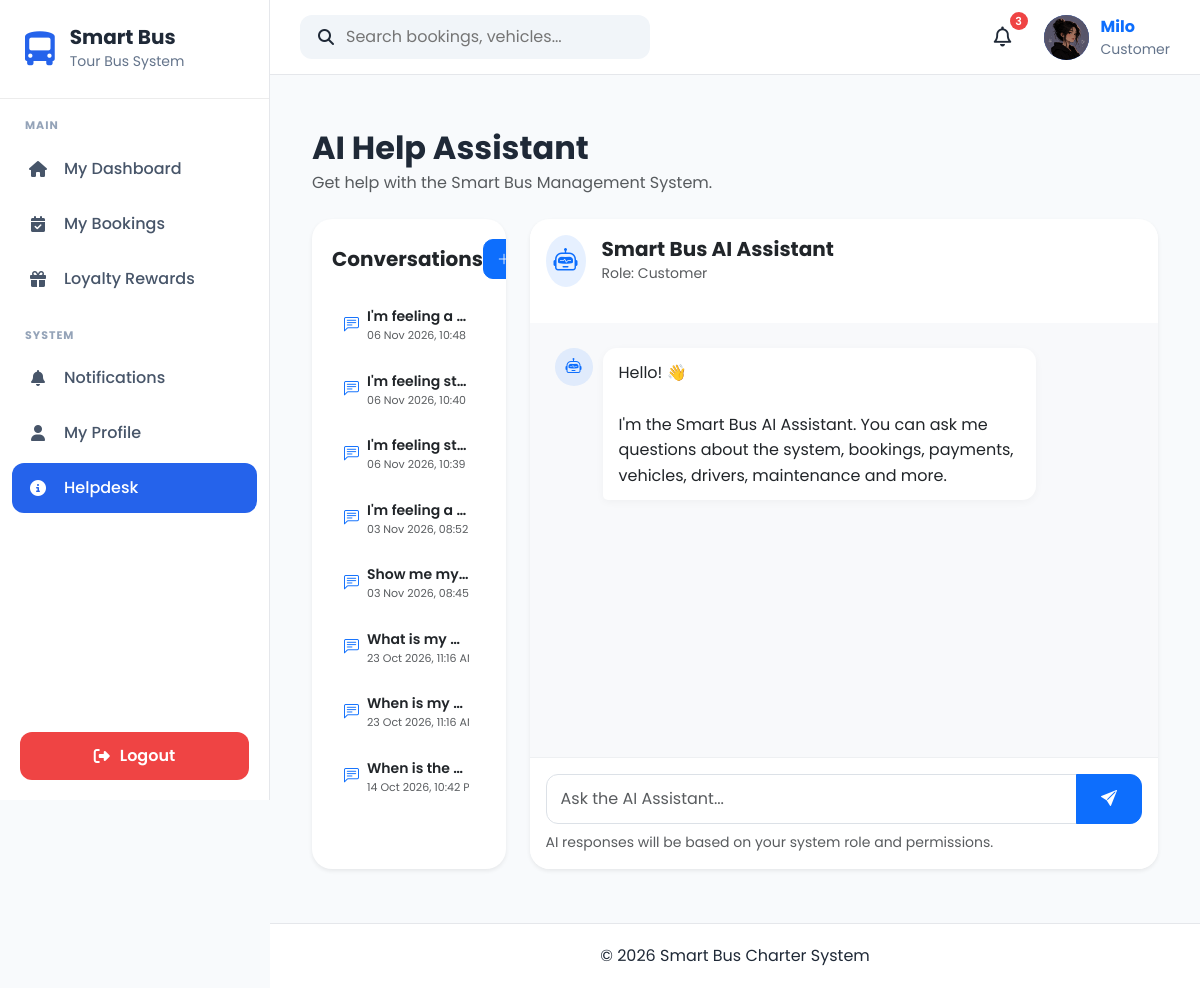
Page /help/ (signed in) on the committed database.
### apps/accounts/models.py (models this page shows, shortened)
class UserProfile(models.Model):
    OWNER = "Owner"
    ADMIN = "Admin"
    DRIVER = "Driver"
    CUSTOMER = "Customer"
    ROLE_CHOICES = [
        (OWNER, "Owner"),
        (ADMIN, "Admin"),
        (DRIVER, "Driver"),
        (CUSTOMER, "Customer"),
    ]
    GENDER_CHOICES = [
        ("Male", "Male"),
        ("Female", "Female"),
        ("Other", "Other"),
    ]
    user = models.OneToOneField(
        User,
        on_delete=models.CASCADE,
        related_name="profile"
    )
    role = models.CharField(
        max_length=20,
        choices=ROLE_CHOICES,
        default=CUSTOMER
    )
    phone = models.CharField(
        max_length=20,
        blank=True
    )
    address = models.TextField(
        blank=True
    )
    city = models.CharField(
        max_length=100,
        blank=True
    )
    state = models.CharField(
        max_length=100,
        blank=True
    )
    postcode = models.CharField(
        max_length=20,
        blank=True
    )
    country = models.CharField(
        max_length=100,
        default="Malaysia"
    )
    gender = models.CharField(
        max_length=10,
        choices=GENDER_CHOICES,
        blank=True
    )
    profile_picture = models.ImageField(
        upload_to="profile_pictures/",
        blank=True,
        null=True
    )
    must_change_password = models.BooleanField(default=False)
    created_at = models.DateTimeField(
        auto_now_add=True
    )
    updated_at = models.DateTimeField(
        auto_now=True
    )

### apps/helpdesk/models.py (models this page shows, shortened)
class Conversation(models.Model):
    user = models.ForeignKey(
        User,
        on_delete=models.CASCADE,
        related_name="help_conversations"
    )
    title = models.CharField(
        max_length=200,
        blank=True
    )
    started_at = models.DateTimeField(
        auto_now_add=True
    )
    updated_at = models.DateTimeField(
        auto_now=True
    )
    is_active = models.BooleanField(
        default=True
    )
    class Meta:
        ordering = ["-updated_at"]

### apps/helpdesk/views.py (the view)
# urls.py: path("", views.help_home, name="home"),
@login_required
def help_home(request):
    profile = getattr(request.user, "profile", None)
    role = profile.role if profile else "Customer"
    conversations = Conversation.objects.filter(
        user=request.user
    ).order_by("-updated_at")
    return render(
        request,
        "helpdesk/help_home.html",
        {
            "role": role,
            "conversations": conversations,
        }
    )

### apps/accounts/context_processors.py (called while the page is built)
def user_role(request):
    role = None
    if request.user.is_authenticated:
        try:
            role = request.user.profile.role
        except Exception:
            role = None
    return {
        "user_role": role
    }

### apps/notifications/context_processors.py (called while the page is built)
def notification_context(request):
    if not request.user.is_authenticated:
        return {}
    notifications = (
        NotificationRecipient.objects
        .filter(user=request.user)
        .select_related("notification")
        .order_by("-notification__created_at")[:5]
    )
    unread_count = (
        NotificationRecipient.objects
        .filter(
            user=request.user,
            is_read=False
        )
        .count()
    )
    return {
        "navbar_notifications": notifications,
        "unread_notifications": unread_count,
    }

### templates/helpdesk/help_home.html (shortened to what this page needs)
{% extends "layouts/base.html" %}
{% block content %}
<div class="container-fluid py-4">
    <div class="mb-4">
        <h2 class="fw-bold mb-1">
            AI Help Assistant
        </h2>
        <p class="text-muted mb-0">
            Get help with the Smart Bus Management System.
        </p>
    </div>
    <div class="row g-4">
        <div class="col-lg-3">
            <div class="card border-0 shadow-sm conversation-card">
                <div class="card-body">
                    <div class="d-flex justify-content-between align-items-center mb-3">
                        <h5 class="fw-bold mb-0">
                            Conversations
                        </h5>
                        <button
                            type="button"
                            class="btn btn-sm btn-primary"
                            id="newConversationBtn"
                        >
                            <i class="bi bi-plus-lg"></i>
                        </button>
                    </div>
                    <div id="conversationList">
                        {% if conversations %}
                            {% for conversation in conversations %}
                                <div
                                    class="conversation-item"
                                    data-conversation-id="{{ conversation.id }}"
                                >
                                    <div class="d-flex align-items-center">
                                        <i class="bi bi-chat-left-text me-2 text-primary"></i>
                                        <div class="text-truncate">
                                            <div class="fw-semibold small text-truncate">
                                                {{ conversation.title|default:"New Conversation" }}
                                            </div>
                                            <div class="text-muted" style="font-size: 11px;">
                                                {{ conversation.updated_at|date:"d M Y, h:i A" }}
                                            </div>
                                        </div>
                                    </div>
                                </div>
                            {% endfor %}
                        {% endif %}
                    </div>
                </div>
            </div>
        </div>
        <div class="col-lg-9">
            <div class="card border-0 shadow-sm chat-card">
                <div class="card-header bg-white border-0 py-3">
                    <div class="d-flex align-items-center">
                        <div class="bg-primary bg-opacity-10 rounded-circle p-2 me-3">
                            <i class="bi bi-robot text-primary fs-4"></i>
                        </div>
                        <div>
                            <h5 class="fw-bold mb-0">
                                Smart Bus AI Assistant
                            </h5>
                            <small class="text-muted">
                                Role: {{ role }}
                            </small>
                        </div>
                    </div>
                </div>
                <div
                    class="card-body chat-messages"
                    id="chatMessages"
                >
                    <div class="assistant-message">
                        <div class="message-avatar">
                            <i class="bi bi-robot"></i>
                        </div>
                        <div class="message-content">
                            <div class="message-bubble">
                                Hello! 👋
                                <br><br>
                                I'm the Smart Bus AI Assistant.
                                You can ask me questions about the system,
                                bookings, payments, vehicles, drivers,
                                maintenance and more.
                            </div>
                        </div>
                    </div>
                </div>
                <div class="card-footer bg-white border-0 p-3">
                    <form id="chatForm">
                        <div class="input-group">
                            <textarea
                                id="messageInput"
                                class="form-control"
                                rows="1"
                                placeholder="Ask the AI Assistant..."
                                style="resize: none;"
                            ></textarea>
                            <button
                                type="submit"
                                class="btn btn-primary px-4"
                                id="sendButton"
                            >
                                <i class="bi bi-send-fill"></i>
                            </button>
                        </div>
                        <div class="text-muted small mt-2">
                            AI responses will be based on your system role and permissions.
                        </div>
                    </form>
                </div>
            </div>
        </div>
    </div>
</div>
{% endblock %}

### templates/components/navbar.html (shortened to what this page needs)
{% load static %}
<nav class="navbar-custom">
    <div class="navbar-left">
        <div class="search-box">
            <i class="fa-solid fa-magnifying-glass"></i>
            <input
                type="text"
                placeholder="Search bookings, vehicles..."
            >
        </div>
    </div>
    <div class="navbar-right">
            <div class="notification-icon">
                <button
                    class="notification-btn"
                    id = "notificationBtn">
                    <i class="fa-regular fa-bell"></i>
                    <span
                        class="notification-count"
                        id="notificationCount"
                         {% if unread_notifications == 0 %}style="display:none;"{% endif %}>
                        {{ unread_notifications }}
                    </span>
                </button>
            </div>
        <a href="{% url 'accounts:profile' %}" class="profile-link">
            <div class="profile-menu">
                {% if request.user.profile.profile_picture %}
                    <img
                        src="{{ request.user.profile.profile_picture.url }}"
                        alt="Profile Picture"
                        class="profile-avatar profile-image"
                    >
                {% else %}
                    <div class="profile-avatar">
                        {{ request.user.username|first|upper }}
                    </div>
                {% endif %}
                <div class="profile-info">
                    <strong>{{ request.user.username }}</strong>
                    <small>
                        {{ request.user.profile.role|default:"User" }}
                    </small>
                </div>
            </div>
        </a>
    </div>
</nav>

### static/css/base.css (style rules this page uses)
* { margin:0; padding:0; box-sizing:border-box; font-family:'Poppins',sans-serif; }
body { background:#F8FAFC; color:#1F2937; overflow-x:hidden; }
a { text-decoration:none; }

### static/css/layout.css (style rules this page uses)
.navbar-custom { height:75px; background:#ffffff; display:flex; justify-content:space-between; align-items:center; padding:0 30px; border-bottom:1px solid #E5E7EB; }
.navbar-left { display:flex; align-items:center; gap:20px; }
.search-box { display:flex; align-items:center; gap:12px; background:#F1F5F9; padding:10px 18px; border-radius:12px; width:350px; }
.search-box input { border:none; background:none; width:100%; outline:none; }
.navbar-right { display:flex; align-items:center; gap:20px; }
.notification-btn { position:relative; width:42px; height:42px; border:none; border-radius:50%; background:#fff; display:flex; justify-content:center; align-items:center; cursor:pointer; z-index:2000; }
.notification-icon { position:relative; z-index:2000; }
.notification-count { position:absolute; top:-4px; right:-4px; width:18px; height:18px; border-radius:50%; background:#ef4444; color:#fff; font-size:11px; font-weight:600; display:flex; justify-content:center; align-items:center; }
.profile-menu { display:flex; align-items:center; gap:12px; }
.profile-avatar { width:45px; height:45px; background:#2563EB; color:white; border-radius:50%; display:flex; justify-content:center; align-items:center; font-weight:700; }
.profile-info { display:flex; flex-direction:column; }
.profile-info small { color:#64748B; }

### static/css/components.css (style rules this page uses)
.card-header { margin-bottom:20px; }
.notification-btn i { font-size:20px; color:#1f2937; }

### static/css/crud.css (style rules this page uses)
.card { border-radius:15px; }
.card-header { border-radius:15px 15px 0 0 !important; }
.btn { border-radius:10px; }
.form-control, .form-select { border-radius:10px; }

### static/css/profile.css (style rules this page uses)
.card { border-radius:20px; }
.btn-primary { border-radius:10px; padding:10px 20px; }

### templates/helpdesk/help_home.html (style rules this page uses)
.chat-card { height: 650px; display: flex; flex-direction: column; overflow: hidden; }
.conversation-card { height: 650px; overflow: hidden; }
.conversation-card .card-body { display: flex; flex-direction: column; min-height: 0; padding: 20px; }
#conversationList { flex: 1; min-height: 0; overflow-y: auto; padding-right: 5px; }
.conversation-item { padding: 11px 12px; border-radius: 10px; cursor: pointer; margin-bottom: 5px; transition: background-color 0.2s ease, transform 0.15s ease; }
.conversation-item .bi-chat-left-text { font-size: 15px; }
.chat-messages { flex: 1; min-height: 0; overflow-y: auto; background: #f8f9fb; padding: 25px; }
.assistant-message, .user-message { display: flex; margin-bottom: 22px; align-items: flex-start; }
.message-avatar { width: 38px; height: 38px; min-width: 38px; border-radius: 50%; background: rgba(13, 110, 253, 0.10); color: #0d6efd; display: flex; align-items: center; justify-content: center; margin-right: 10px; }
.message-content { max-width: 75%; }
.message-bubble { background: white; padding: 12px 16px; border-radius: 14px; box-shadow: 0 2px 8px rgba(0, 0, 0, 0.04); line-height: 1.6; color: #212529; word-wrap: break-word; }
.assistant-message .message-bubble { border-bottom-left-radius: 5px; }
.chat-card .card-footer { border-top: 1px solid #eef0f2 !important; }
#messageInput { border-radius: 12px 0 0 12px; border-color: #dce1e7; box-shadow: none; padding: 12px 14px; }
#sendButton { border-radius: 0 12px 12px 0; min-width: 58px; }
#newConversationBtn { width: 40px; height: 40px; border-radius: 10px; display: flex; align-items: center; justify-content: center; }

### rows in the picture
Conversation: title "I'm feeling a…", updated_at "06 Nov 2026, 10:4…"
Conversation: title "I'm feeling st…", updated_at "06 Nov 2026, 10:4…"
Conversation: title "I'm feeling st…", updated_at "06 Nov 2026, 10:3…"
Conversation: title "I'm feeling a…", updated_at "03 Nov 2026, 08:…"
Conversation: title "Show me my…", updated_at "03 Nov 2026, 08:…"
Conversation: title "What is my…", updated_at "23 Oct 2026, 11:16…"
Conversation: title "When is my…", updated_at "23 Oct 2026, 11:16…"
Conversation: title "When is the…", updated_at "14 Oct 2026, 10:4…"
UserProfile: role "Customer"

### other values in the picture
{{ unread_notifications }} "3"
{{ request.user.username }} "Milo"
{{ request.user.profile.role|default:"User" }} "Customer"
